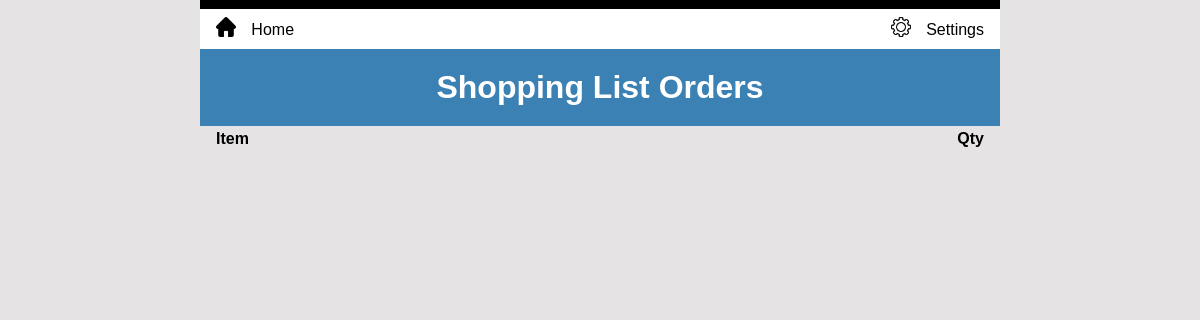
Page /stock/orders (signed in) on the earlier database version.
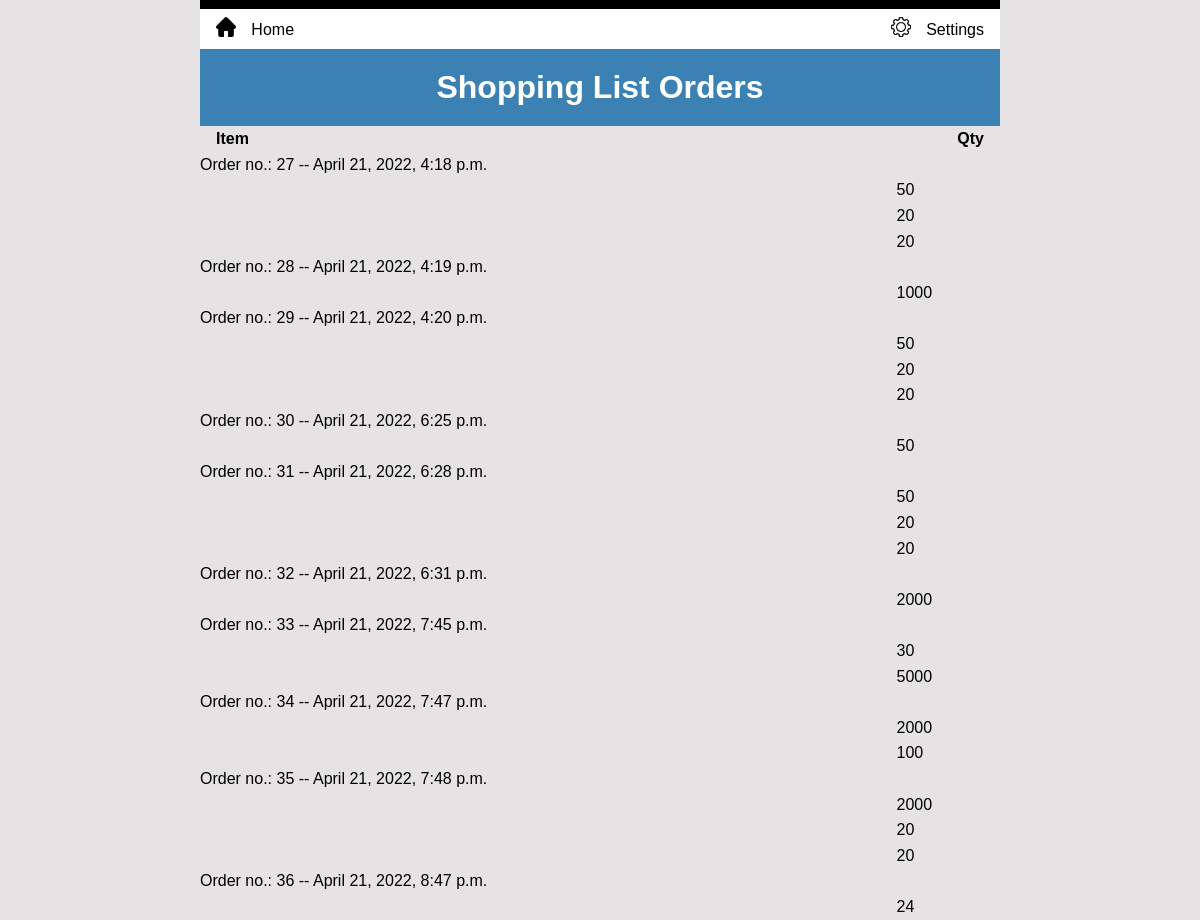
Same page on the later database version.
### inventory/models.py (models this page shows, shortened)
class Order(models.Model):
    class Meta:
        ordering = ['order_number']
    order_number = models.ForeignKey(OrderNumber, on_delete=models.CASCADE)
    ingredient_name = models.CharField(blank=True, max_length=200)
    quantity = models.PositiveIntegerField(
        default=1,
        validators=[MinValueValidator(1)]
    )

class OrderNumber(models.Model):
    class Meta:
        ordering = ['-id']
    timestamp = models.DateTimeField(default=timezone.now)

### inventory/views.py (the view)
# urls.py: path('stock/orders', views.OrderView.as_view(), name='orders'),
class OrderView(LoginRequiredMixin, ListView):
    model = Order
    template_name = 'inventory/orders.html'

### inventory/templates/inventory/orders.html (shortened to what this page needs)
{% extends 'base.html' %}
{% load static %}
{% block content %}
  <h1>
    Shopping List Orders
  </h1>
  <table>
    <thead>
      <tr>
        <th>Item</th>
        <th>Qty</th>
      </tr>
    </thead>
    <tbody>
      {% for item in object_list|dictsort:'order_number.id' %}
        {% ifchanged %}
          <tr>
            <td>Order no.: {{ item.order_number.id }} -- {{ item.order_number.timestamp }}</td>
          </tr>
        {% endifchanged %}
        <tr>
          <td>{{ item.ingredient_name }}</td>
          <td>{{ item.quantity }}</td>
        </tr>
      {% endfor %}
    </tbody>
  </table>
{% endblock %}

### inventory/templates/base.html (shortened to what this page needs)
{% load static %}
<!DOCTYPE html>
<html>
  <head>
    <link rel="stylesheet" type="text/css" href="{% static 'inventory/normalize.css' %}" />
    <link rel="stylesheet" type="text/css" href="{% static 'inventory/style.css' %}" />
  </head>
  <body>
    <header>
      <div class="container">
        <ul class="nav">
          <li><a href="{% url 'home' %}"><img src="{% static 'inventory/home.png' %}" alt="Home button" width="20px"/></a></li>
          <li><a href="{% url 'home' %}">Home</a></li>
          <li><a href=""><img src="{% static 'inventory/setting.png' %}" alt="Setting button" width="20px"/></a></li>
          <li><a href="">Settings</a></li>
        </ul>
      </div>
    </header>
    <main>{% block content %}{% endblock %}</main>
  </body>
</html>

### inventory/static/inventory/style.css (style rules this page uses)
* { box-sizing: border-box; }
a { text-decoration: none; }
body { line-height: 1.6; background: #e5e3e3; border-top: 9px solid black; max-width: 800px; margin-left: auto; margin-right: auto; }
h1 { color: white; background: #3C81B4; margin: 0; padding: 0.4em; text-align: center; }
table { background: #e5e3e3; text-align: left; width: 100%; }
.container { background: white; padding-left: 1em; padding-right: 1em; }
.menu-table td:first-child, th:first-child { padding-left: 1em; }
.menu-table td:last-child, th:last-child { padding-right: 1em; text-align: right; }
.nav { background: white; display: flex; padding-bottom: 0.3em; padding-top: 0.5em; vertical-align: bottom; width: 100% }
.nav a { color: black; text-decoration: none; display: block; }
.nav > :nth-child(2) { margin-right: auto; }
.nav > :nth-child(even) { padding-left: 2%; }

Differences in the rows shown:
added Order: order_number.id "27", order_number.timestamp "April 21, 2022, 4:18 p.m.", quantity "50"
added Order: quantity "20"
added Order: quantity "20"
added Order: order_number.id "28", order_number.timestamp "April 21, 2022, 4:19 p.m.", quantity "1000"
added Order: order_number.id "29", order_number.timestamp "April 21, 2022, 4:20 p.m.", quantity "50"
added Order: quantity "20"
added Order: quantity "20"
added Order: order_number.id "30", order_number.timestamp "April 21, 2022, 6:25 p.m.", quantity "50"
added Order: order_number.id "31", order_number.timestamp "April 21, 2022, 6:28 p.m.", quantity "50"
added Order: quantity "20"
added Order: quantity "20"
added Order: order_number.id "32", order_number.timestamp "April 21, 2022, 6:31 p.m.", quantity "2000"
added Order: order_number.id "33", order_number.timestamp "April 21, 2022, 7:45 p.m.", quantity "30"
added Order: quantity "5000"
added Order: order_number.id "34", order_number.timestamp "April 21, 2022, 7:47 p.m.", quantity "2000"
added Order: quantity "100"
added Order: order_number.id "35", order_number.timestamp "April 21, 2022, 7:48 p.m.", quantity "2000"
added Order: quantity "20"
added Order: quantity "20"
added Order: order_number.id "36", order_number.timestamp "April 21, 2022, 8:47 p.m.", quantity "24"
